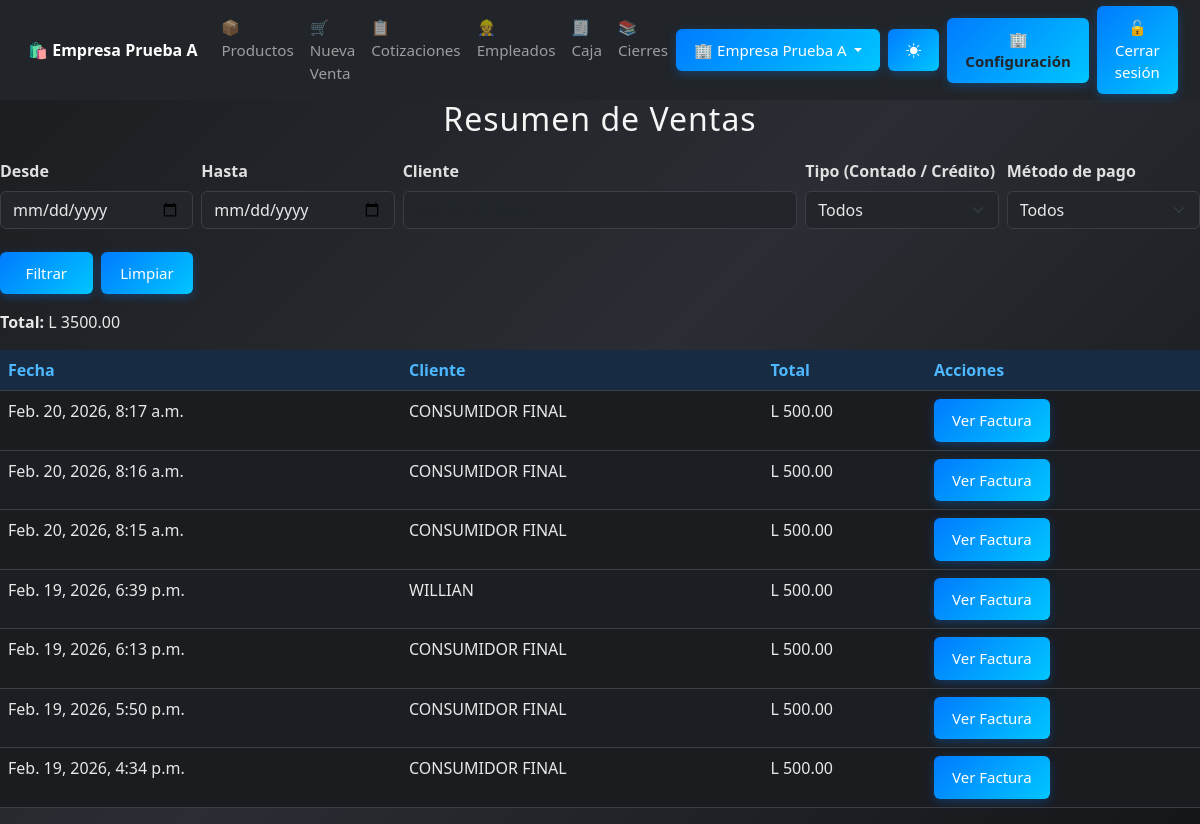
Screenshot of /ventas/ (signed in) with the database file from the repository.
### core/models.py (models this page shows, shortened)
class Empresa(models.Model):
    nombre = models.CharField(max_length=150)
    rtn = models.CharField(max_length=20, blank=True, null=True)
    direccion = models.CharField(max_length=255, blank=True, null=True)
    telefono = models.CharField(max_length=20, blank=True, null=True)
    correo = models.EmailField(max_length=150, blank=True, null=True)
    activo = models.BooleanField(default=True)
    creado = models.DateTimeField(auto_now_add=True)

### ventas/models.py (models this page shows, shortened)
class Venta(models.Model):
    empresa = models.ForeignKey(Empresa, on_delete=models.PROTECT, related_name="ventas")  # ✅
    fecha = models.DateTimeField(auto_now_add=True)
    total = models.DecimalField(max_digits=12, decimal_places=2, default=Decimal('0.00'))
    subtotal_exento = models.DecimalField(max_digits=12, decimal_places=2, default=Decimal('0.00'))
    subtotal_g15 = models.DecimalField(max_digits=12, decimal_places=2, default=Decimal('0.00'))
    subtotal_g18 = models.DecimalField(max_digits=12, decimal_places=2, default=Decimal('0.00'))
    impuesto_15 = models.DecimalField(max_digits=12, decimal_places=2, default=Decimal('0.00'))
    impuesto_18 = models.DecimalField(max_digits=12, decimal_places=2, default=Decimal('0.00'))
    cliente = models.ForeignKey(
        'clientes.Cliente',
        on_delete=models.SET_NULL,
        null=True,
        blank=True,
        default=None
    )
    tipo_pago = models.CharField(
        max_length=10,
        choices=[('contado', 'Contado'), ('credito', 'Crédito')],
        default='contado'
    )
    cai = models.ForeignKey(
        'cai.Cai',
        on_delete=models.SET_NULL,
        null=True,
        blank=True
    )
    numero_factura = models.CharField(max_length=30, null=True, blank=True)

### clientes/models.py (models this page shows, shortened)
class Cliente(models.Model):
    empresa = models.ForeignKey(
        Empresa,
        on_delete=models.PROTECT,
        related_name="clientes"
    )
    nombre = models.CharField(max_length=150)
    rtn = models.CharField(max_length=20, blank=True, null=True)
    direccion = models.CharField(max_length=255, blank=True, null=True)
    telefono = models.CharField(max_length=20, blank=True, null=True)

### ventas/views.py (the view)
# urls.py: path('', views.resumen_ventas, name='resumen_ventas'),          # /ventas/
@login_required
@requiere_modulo('mod_ventas')
@permission_required('ventas.view_venta', raise_exception=True)
def resumen_ventas(request):
    ventas = Venta.objects.filter(empresa=request.empresa).order_by('-fecha')
    desde = request.GET.get('desde', '')
    hasta = request.GET.get('hasta', '')
    cliente_id = request.GET.get('cliente_id', '')
    cliente_texto = request.GET.get('cliente_nombre', '')
    tipo_pago = request.GET.get('tipo_pago', '')  # ✅ NUEVO
    if desde:
        try:
            fecha_desde = datetime.strptime(desde, '%Y-%m-%d').date()
            ventas = ventas.filter(fecha__date__gte=fecha_desde)
        except ValueError:
            pass
    if hasta:
        try:
            fecha_hasta = datetime.strptime(hasta, '%Y-%m-%d').date()
            ventas = ventas.filter(fecha__date__lte=fecha_hasta)
        except ValueError:
            pass
    if cliente_id:
        ventas = ventas.filter(cliente_id=cliente_id)
    if tipo_pago:
        ventas = ventas.filter(tipo_pago=tipo_pago)
    metodo_pago = request.GET.get('metodo_pago', '')
    if metodo_pago:
        ventas = ventas.filter(pagos__metodo=metodo_pago).distinct()
    total_general = ventas.aggregate(Sum('total'))['total__sum'] or 0
    paginator = Paginator(ventas, 15)
    page_obj = paginator.get_page(request.GET.get('page'))
    return render(request, 'ventas/resumen_ventas.html', {
        'page_obj': page_obj,
        'total_general': total_general,
        'f': {
            'desde': desde,
            'hasta': hasta,
            'cliente_id': cliente_id,
            'cliente_nombre': cliente_texto,
            'tipo_pago': tipo_pago,
            'metodo_pago': metodo_pago,
        }
    })

### core/context_processors.py (called while the page is built)
def empresas_para_superuser(request):
    if request.user.is_authenticated and request.user.is_superuser:
        return {"empresas_selector": Empresa.objects.all().order_by("id")}
    return {"empresas_selector": []}

def empresa_config(request):
    empresa = getattr(request, "empresa", None)
    if not empresa:
        return {"empresa": None}
    config, _ = EmpresaConfig.objects.get_or_create(
        empresa=empresa,
        defaults={
            "nombre": empresa.nombre,
            "rtn": "00000000000000",
            "direccion": "Pendiente",
        }
    )
    return {"empresa": config}

def modulos_config(request):
    empresa = getattr(request, "empresa", None)
    if not empresa:
        return {"modulos": None}
    modulos, _ = ModuloConfig.objects.get_or_create(empresa=empresa)
    return {"modulos": modulos}

### ventas/templates/ventas/resumen_ventas.html (shortened to what this page needs)
{% extends 'base.html' %}
{% block content %}
<h2>Resumen de Ventas</h2>
<form method="get" class="row g-2 mb-3">
  <div class="col-md-2">
    <label class="form-label">Desde</label>
    <input type="date" name="desde" value="{{ f.desde }}" class="form-control">
  </div>
  <div class="col-md-2">
    <label class="form-label">Hasta</label>
    <input type="date" name="hasta" value="{{ f.hasta }}" class="form-control">
  </div>
  <div class="col-md-4 position-relative">
    <label class="form-label">Cliente</label>
    <input type="text"
           id="cliente-input"
           name="cliente_nombre"
           value="{{ f.cliente_nombre }}"
           class="form-control"
           placeholder="Escribí el cliente...">
  </div>
  <div class="col-md-2">
  <label class="form-label">Tipo (Contado / Crédito)</label>
  <select name="tipo_pago" class="form-select">
    <option value="">Todos</option>
  </select>
</div>
<div class="col-md-2">
  <label class="form-label">Método de pago</label>
  <select name="metodo_pago" class="form-select">
    <option value="">Todos</option>
  </select>
</div>
  <div class="col-md-2 d-flex align-items-end gap-2">
    <button type="submit" class="btn btn-primary w-100">Filtrar</button>
    <a href="{% url 'ventas:resumen_ventas' %}" class="btn btn-secondary w-100">Limpiar</a>
  </div>
</form>
<p><strong>Total:</strong> L {{ total_general|floatformat:2 }}</p>
<table class="table table-striped mt-3">
  <thead>
    <tr>
      <th>Fecha</th>
      <th>Cliente</th>
      <th>Total</th>
      <th>Acciones</th>
    </tr>
  </thead>
  <tbody>
    {% for venta in page_obj %}
    <tr>
      <td>{{ venta.fecha }}</td>
      <td>{{ venta.cliente.nombre }}</td>
      <td>L {{ venta.total }}</td>
      <td>
        <a href="{% url 'ventas:factura' venta.id %}" class="btn btn-sm btn-outline-primary">Ver Factura</a>
      </td>
    </tr>
    {% empty %}
    <tr><td colspan="4">No hay ventas registradas con esos filtros.</td></tr>
    {% endfor %}
  </tbody>
</table>
</div>
{% endblock %}

### core/templates/base.html (shortened to what this page needs)
<!DOCTYPE html>
<html lang="es">
<head>
  {% load static %}
  <link href="https://cdn.jsdelivr.net/npm/bootstrap@5.3.0/dist/css/bootstrap.min.css" rel="stylesheet">
  <link rel="stylesheet" href="{% static 'css/estilo_base.css' %}">
  <link href="https://cdn.jsdelivr.net/npm/bootstrap-icons@1.11.3/font/bootstrap-icons.css" rel="stylesheet">
</head>
<body>
  <nav class="navbar navbar-expand-lg navbar-dark bg-dark sticky-top" id="menu-principal">
    <div class="container-fluid">
      <a class="navbar-brand fw-bold" href="{% url 'dashboard' %}">
        🛍️ {{ request.empresa.nombre|default:"SISTEMAS FAJARDO" }}
      </a>
      <div class="collapse navbar-collapse" id="navbarNav">
        <ul class="navbar-nav me-auto">
          <li class="nav-item">
            <a class="nav-link" href="{% url 'productos:listar_productos' %}">📦 Productos</a>
          </li>
          <li class="nav-item">
            {% if modulos.mod_ventas and perms.ventas.add_venta %}
              <a class="nav-link" href="{% url 'ventas:crear_venta' %}">🛒 Nueva Venta</a>
            {% endif %}
          </li>
          <li class="nav-item">
            {% if modulos.mod_cotizaciones and perms.cotizaciones.view_cotizacion %}
              <a class="nav-link" href="{% url 'cotizaciones:lista_cotizaciones' %}">📋 Cotizaciones</a>
            {% endif %}
          </li>
          <li class="nav-item">
            {% if modulos.mod_empleados and perms.empleados.view_empleado %}
              <a class="nav-link" href="{% url 'empleados:lista_empleados' %}">👷 Empleados</a>
            {% endif %}
          </li>
        <li class="nav-item">
            {% if modulos.mod_caja and perms.caja.add_cajasesion %}
              <a class="nav-link" href="{% url 'caja:abrir_caja' %}">🧾 Caja</a>
            {% endif %}
          </li>
          <li class="nav-item">
            {% if modulos.mod_caja and perms.caja.view_cajasesion %}
            <a class="nav-link" href="{% url 'caja:historial_cajas' %}">📚 Cierres</a>
            {% endif %}
          </li>
        </ul>
        <ul class="navbar-nav ms-auto align-items-center">
                {% if user.is_authenticated and user.is_superuser %}
        <li class="nav-item dropdown me-2">
          <a class="btn btn-outline-info btn-sm dropdown-toggle"
            href="#" role="button" data-bs-toggle="dropdown" aria-expanded="false">
            🏢 {{ request.empresa.nombre|default:"Seleccionar empresa" }}
          </a>
        </li>
        {% endif %}
          <li class="nav-item me-2">
            <button id="themeToggle" class="btn btn-outline-light btn-sm" type="button">
              <i class="bi bi-brightness-high-fill" id="themeIcon"></i>
            </button>
          </li>
          {% if perms.configuracion.view_empresa %}
          <li class="nav-item me-2">
            <a href="{% url 'configuracion:configuracion_empresa' %}"
               class="btn btn-warning btn-sm fw-bold text-dark">
              🏢 Configuración
            </a>
          </li>
          {% endif %}
          {% if user.is_authenticated %}
          <li class="nav-item">
            <form action="{% url 'logout' %}" method="post" class="mb-0">
              <button type="submit" class="btn btn-danger btn-sm">
                🔓 Cerrar sesión
              </button>
            </form>
          </li>
          {% endif %}
        </ul>
      </div>
    </div>
  </nav>
  <div class="container-fluid px-0">
    {% block content %}
    {% endblock %}
</body>
</html>

### static/css/estilo_base.css (style rules this page uses)
h2, h3 { text-align: center; color: #f5f5f5; margin-bottom: 20px; letter-spacing: 1px; transition: color 0.3s ease; }
form label { display: block; margin-bottom: 5px; font-weight: 600; color: #e0e0e0; transition: color 0.3s ease; }
form input, form textarea, form select { width: 100%; padding: 10px; margin-bottom: 15px; border: 1px solid rgba(255, 255, 255, 0.2); border-radius: 6px; background-color: rgba(255, 255, 255, 0.1); color: #fff; box-sizing: border-box; transition: all 0.3s ease; }
button, .btn { background: linear-gradient(135deg, #007bff, #00c6ff); color: white; padding: 12px 20px; border: none; border-radius: 6px; font-size: 16px; cursor: pointer; transition: all 0.3s ease; box-shadow: 0 3px 10px rgba(0, 123, 255, 0.3); }
body { background: linear-gradient(135deg, #1a1c1f, #2a2d33, #141619); background-attachment: fixed; color: #f1f1f1; transition: all 0.4s ease; }
@media (max-width: 1200px) { .btn { font-size: 15px; padding: 10px 18px; } }
.navbar, .container, .btn, .contenedor, .form-row, .productos-box { transition: all 0.3s ease; }
.navbar { padding: 0.4rem 1rem !important; }
.navbar-brand { font-size: 1rem; white-space: nowrap; }
.navbar-nav .nav-link { font-size: 0.95rem; padding: 6px 10px; }
html, body { height: 100%; min-height: 100vh; margin: 0; padding: 0; display: flex; flex-direction: column; }
:root { --radius: 6px; }
body:not(.light-mode) { --bs-body-bg: #1b1e22; --bs-body-color: #e8e8e8; --bs-border-color: #3b3f45; --bs-primary-bg-subtle: #172b42; --bs-primary-text: #4db8ff; --bs-card-bg: #22262b; --bs-table-bg: #262b31; --bs-table-striped-bg: #2c3238; --bs-table-hover-bg: #333a42; --bs-warning-bg: #5c4d00; --bs-danger-bg: #5c1f1f; }
body, html { background-color: var(--bs-body-bg) !important; color: var(--bs-body-color) !important; }
input, select, textarea { background-color: var(--bs-card-bg) !important; color: var(--bs-body-color) !important; border-color: var(--bs-border-color) !important; }
.table { background-color: var(--bs-table-bg) !important; color: var(--bs-body-color) !important; }
.table thead th { background-color: var(--bs-primary-bg-subtle) !important; color: var(--bs-primary-text) !important; }
.table-striped > tbody > tr:nth-of-type(odd) { background-color: var(--bs-table-striped-bg) !important; }
.btn { border-radius: var(--radius); }
.btn-primary { background-color: var(--bs-primary-text); border-color: var(--bs-primary-text); }

### rows the page displays
Empresa: empresa.nombre "Empresa Prueba A"
Venta: fecha "Feb. 20, 2026, 8:17 a.m.", cliente.nombre "CONSUMIDOR FINAL", total "500.00"
Venta: fecha "Feb. 20, 2026, 8:16 a.m.", cliente.nombre "CONSUMIDOR FINAL", total "500.00"
Venta: fecha "Feb. 20, 2026, 8:15 a.m.", cliente.nombre "CONSUMIDOR FINAL", total "500.00"
Venta: fecha "Feb. 19, 2026, 6:39 p.m.", cliente.nombre "WILLIAN", total "500.00"
Venta: fecha "Feb. 19, 2026, 6:13 p.m.", cliente.nombre "CONSUMIDOR FINAL", total "500.00"
Venta: fecha "Feb. 19, 2026, 5:50 p.m.", cliente.nombre "CONSUMIDOR FINAL", total "500.00"
Venta: fecha "Feb. 19, 2026, 4:34 p.m.", cliente.nombre "CONSUMIDOR FINAL", total "500.00"

### other values shown
{{ total_general|floatformat:2 }} "3500.00"
